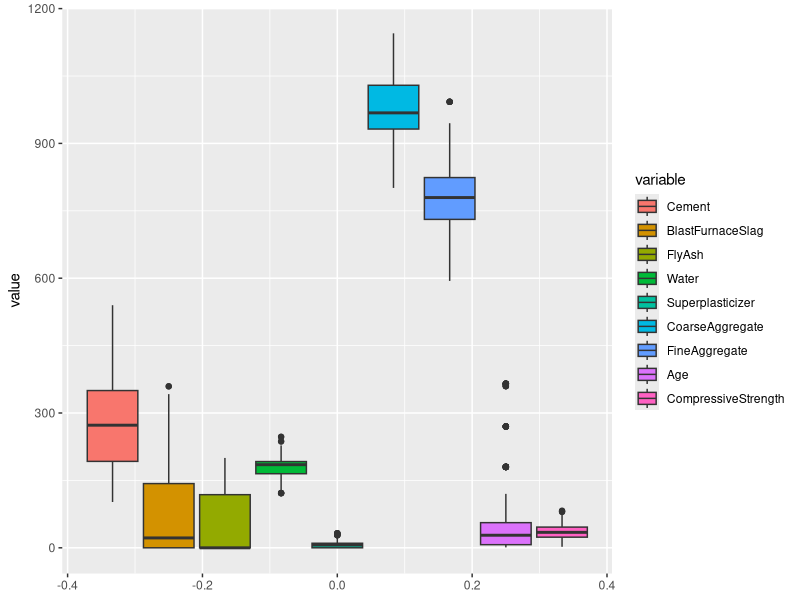
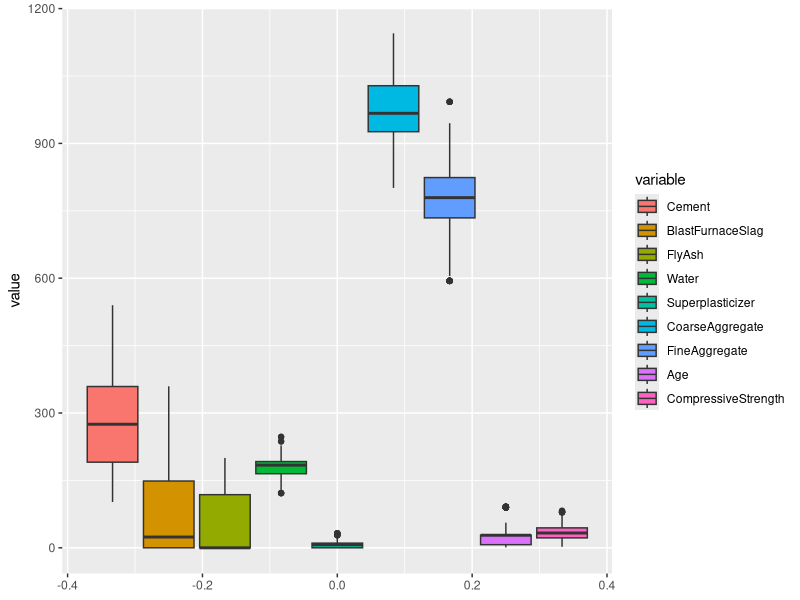

Reproduce these figures in R, in order. (Note: this script raises an error after producing the figures.)
#----------------------------------------------------------read and clean data-------------------------------------
library(readr)
Concrete <- read_delim("ConcreteData.csv", 
                       ";", escape_double = FALSE, locale = locale(decimal_mark = ",", 
                                                                   grouping_mark = "."), trim_ws = TRUE)
library(reshape2)
library(ggplot2)

ConcreteBoxplot <- melt(Concrete, measure.vars=c('Cement', 	'BlastFurnaceSlag', 	'FlyAsh', 	'Water', 	'Superplasticizer', 	'CoarseAggregate', 	'FineAggregate', 	'Age', 	'CompressiveStrength'))
ggplot(ConcreteBoxplot) + geom_boxplot(aes(y=value, fill=variable))

FelsoKerites_Age<-as.double(quantile(Concrete$Age)[4])+3*(as.double(quantile(Concrete$Age)[4])-as.double(quantile(Concrete$Age)[2]))

ConcreteOld<-Concrete
ConcreteClean<-Concrete[!(Concrete$Age>FelsoKerites_Age),]

while(nrow(ConcreteOld)!=nrow(ConcreteClean)){
  FelsoKerites_Age<-as.double(quantile(ConcreteClean$Age)[4])+3*(as.double(quantile(ConcreteClean$Age)[4])-as.double(quantile(ConcreteClean$Age)[2]))
  ConcreteOld<-ConcreteClean
  ConcreteClean<-ConcreteOld[!(ConcreteOld$Age>FelsoKerites_Age),]
}


ConcreteCleanBoxplot <- melt(ConcreteClean, measure.vars=c('Cement', 	'BlastFurnaceSlag', 	'FlyAsh', 	'Water', 	'Superplasticizer', 	'CoarseAggregate', 	'FineAggregate', 	'Age', 	'CompressiveStrength'))
ggplot(ConcreteCleanBoxplot) + geom_boxplot(aes(y=value, fill=variable))

smp_size <- floor(0.7 * nrow(ConcreteClean))

set.seed(1992)
train_ind <- sample(seq_len(nrow(ConcreteClean)), size = smp_size)

train <- ConcreteClean[train_ind, ]
test <- ConcreteClean[-train_ind, ]

#write.csv(train, file = "trainConcr.csv", row.names=FALSE)
#write.csv(test, file = "testConcr.csv", row.names=FALSE)

ConcreteTrain_X<-as.matrix(train[,1:8])
ConcreteTrain_Y<-as.matrix(train[,9])[,1]

ConcreteTest_X<-as.matrix(test[,1:8])
ConcreteTest_Y<-as.matrix(test[,9])[,1]

#---------------------------------------------------------Hybrid application---------------------------------------
eleje<-Sys.time()
best<-Hibrid(8,20,30,0.9,0.05,0.1,0.35,ConcreteTrain_X,ConcreteTrain_Y)
vege<-Sys.time()
futasido<-vege-eleje
best.mod<-ModellEpit_B(as.numeric(strsplit(best,",")[[1]]),ConcreteTrain_X,ConcreteTrain_Y)

summary(best.mod)
par(mfrow = c(2, 2), mar = c(3, 3, 2, 1), mgp = c(1.5, 0.5, 0))
plot(best.mod, page=1, scheme = 1)

concurvity(best.mod)
gam.check(best.mod)

ConcreteTest_HybridPredY<-predict(best.mod,newdata=test)
Rsquared_Hybrid<-cor(ConcreteTest_Y,ConcreteTest_HybridPredY)^2 #84.479%

#----------------------------------------------------------Mass testing-------------------------------------------------
runnumber=30
eredmenyek<-matrix(nrow = runnumber,ncol = 6)

for (i in 1:runnumber) {
  eleje<-Sys.time()
  best<-Hibrid(8,20,20,0.9,0.05,0.1,0.35,ConcreteTrain_X,ConcreteTrain_Y)
  vege<-Sys.time()
  futasido<-vege-eleje
  eredmenyek[i,1]=best[1]
  eredmenyek[i,2]=best[2]
  eredmenyek[i,3]=best[3]
  eredmenyek[i,4]=best[4]
  eredmenyek[i,5]=best[5]
  eredmenyek[i,6]=futasido
}

write.csv(eredmenyek, file = "resHibrid_20190801.csv", row.names=FALSE)


#----------------------------------------------------------Hybrid metaheuristic functions--------------------------
ModellEpit=function(egyed, X, Y){
  genszam=length(egyed)
  
  kvektor<-rep(10,sum(egyed))
  SpecStatus<-FALSE
  felsokorlat<-1
  
  alapnevek<-names(as.data.frame(X))
  nevek<-character(sum(egyed))
  szamlalo=1
  for(i in 1:genszam) {
    if(egyed[i]==1){
      nevek[szamlalo]<-alapnevek[i]
      szamlalo=szamlalo+1
    }
  }
  
  adatok=as.data.frame(matrix(nrow=nrow(X),ncol = sum(egyed)))
  szamlalo=1
  for(i in 1:genszam){
    if(egyed[i]==1){
      adatok[,szamlalo]=X[,i]
      colnames(adatok)<-nevek
      szamlalo=szamlalo+1
    }
  }
  adatok$target<-Y
  
  while ((!SpecStatus)&(felsokorlat<=4)) {
    for (i in 1:length(kvektor)) {
      if (length(unique(adatok[,i]))<10) {
        kvektor[i]=length(unique(adatok[,i]))
      }
    }
    
    modelstring<-"target~"
    szamlalo=1
    for(i in 1:genszam) {
      if(egyed[i]==1){
        if (szamlalo==length(kvektor)) {
          modelstring<-paste(modelstring, "s(",alapnevek[i],",k=",kvektor[szamlalo],")", sep="")
        } else {
          modelstring<-paste(modelstring,"s(",alapnevek[i],",k=",kvektor[szamlalo],")+", sep="")
        }
        szamlalo=szamlalo+1
      }
    }
    
    library(mgcv)
    gam.mod<-gam(as.formula(modelstring),family="gaussian",data=adatok, method="REML")
    ellen<-mgcv:::k.check(gam.mod)
    
    SpecStatus<-TRUE
    for (i in 1:length(kvektor)) {
      if (((ellen[i,1]-ellen[i,2])<3)&(ellen[i,4]<0.05)) {
        SpecStatus<-FALSE
        kvektor[i]=kvektor[i]+5
      }
    }
    felsokorlat=felsokorlat+1
  }
  
  szumma<-summary(gam.mod)
  
  akaike<-szumma$r.sq
  pvals<-szumma$s.pv[3]
  szignif<-TRUE
  for(i in 1:length(szumma$s.pv)){
    if(szumma$s.pv[i]>0.05){szignif<-FALSE
    break}
  }
  vifre<-TRUE
  tryCatch({
    konkurv<-concurvity(gam.mod)[1,]
    for(i in 2:length(konkurv)){
      if(konkurv[i]>0.5) {vifre<-FALSE
      break}
    }
  }, warning = function(w) {
    
  }, error = function(e) {
    vifre<-FALSE
  }, finally = {
    
  })
  
  return(c(akaike,szignif, vifre))
}

Hibrid=function(genszam,pop_meret,maxlepes,mutacio, HMCR, vegmutacio, vegHMCR, X, Y){
  
  populacio<-matrix(nrow = pop_meret,ncol = 4)
  
  for (i in 1:pop_meret){
    egyed.akt=rbinom(genszam,1,1/2)
    #print(egyed.akt)
    #flush.console()
    if(sum(egyed.akt)==0){
      populacio[i,1]=toString(egyed.akt)
      populacio[i,2]=-200000
      populacio[i,3]=0
      populacio[i,4]=0
    } else{
      mod.out<-ModellEpit(egyed.akt,X,Y)
      populacio[i,1]=toString(egyed.akt)
      populacio[i,2]=mod.out[1]
      populacio[i,3]=mod.out[2]
      populacio[i,4]=mod.out[3]
    }
  }
  populacio<-populacio[order(populacio[,2],decreasing=TRUE),]
  
  fitneszeddig=0
  konvergszamlalo=0
  HMCRszorzo=(vegHMCR/HMCR)^(1/(maxlepes-1))
  mutacioszoro=(vegmutacio/mutacio)^(1/(maxlepes-1))
  
  for(index in 1:maxlepes){
    
    legjobb<-populacio[1,]
    
    if(as.numeric(legjobb[2])==fitneszeddig){
      konvergszamlalo=konvergszamlalo+1
      if(konvergszamlalo==5){
        break
      }
    } else{
      fitneszeddig=as.numeric(legjobb[2])
      konvergszamlalo=0
    }
    
    if(sum(as.numeric(populacio[,3]))==0){
      atlagfit<-mean(as.numeric(populacio[,2]))
    } else{
      atlagfit<-sum(as.numeric(populacio[,2])*as.numeric(populacio[,3])*as.numeric(populacio[,4]))/sum(as.numeric(populacio[,3])*as.numeric(populacio[,4]))
    }
    ujpop<-matrix(nrow = pop_meret,ncol = 4)
    szamlalo=1
    for(j in 1:pop_meret){
      if(as.numeric(populacio[j,2])>atlagfit && as.numeric(populacio[j,3])==1 && as.numeric(populacio[j,4])==1){
        ujpop[szamlalo,1]=populacio[j,1]
        ujpop[szamlalo,2]=populacio[j,2]
        ujpop[szamlalo,3]=populacio[j,3]
        ujpop[szamlalo,4]=populacio[j,4]
        szamlalo=szamlalo+1
      }
    }
    
    startIndex=szamlalo
    
    for(j in startIndex:pop_meret){
      if(runif(1,0,1)<HMCR){
        valasztott=floor(runif(1, 1,startIndex))
        if(startIndex==1){
          ujpop[j,1]=legjobb[1]
        } else {
          ujpop[j,1]=populacio[valasztott,1]
        }
        ujegyed<-strsplit(ujpop[j,1],",")[[1]]
        for(k in 1:genszam){
          if(runif(1,0,1)<mutacio){
            if(ujegyed[k]==0){ujegyed[k]<-1}else{ujegyed[k]<-0}
          }
        }
        ujpop[j,1]=toString(ujegyed)
      } else{
        ujpop[j,1]=toString(rbinom(genszam,1,1/2))
      }
      egyed.akt=as.numeric(strsplit(ujpop[j,1],",")[[1]])
      #print(j)
      #print(egyed.akt)
      #flush.console()
      if(sum(egyed.akt)==0){
        ujpop[j,2]=-200000
        ujpop[j,3]=0
        ujpop[j,4]=0
      } else{
        mod.out<-ModellEpit(egyed.akt,X,Y)
        ujpop[j,2]=mod.out[1]
        ujpop[j,3]=mod.out[2]
        ujpop[j,4]=mod.out[3]
      }
    }
    
    populacio<-ujpop[order(ujpop[,4],ujpop[,3],ujpop[,2],decreasing=TRUE),]
    
    print(index)
    flush.console()
    
    HMCR=HMCR*HMCRszorzo
    mutacio=mutacio*mutacioszoro
  }
  return(c(legjobb, konvergszamlalo))
}

ModellEpit_B=function(egyed, X, Y){
  genszam=length(egyed)
  
  kvektor<-rep(10,sum(egyed))
  SpecStatus<-FALSE
  
  alapnevek<-names(as.data.frame(X))
  nevek<-character(sum(egyed))
  szamlalo=1
  for(i in 1:genszam) {
    if(egyed[i]==1){
      nevek[szamlalo]<-alapnevek[i]
      szamlalo=szamlalo+1
    }
  }
  
  adatok=as.data.frame(matrix(nrow=nrow(X),ncol = sum(egyed)))
  szamlalo=1
  for(i in 1:genszam){
    if(egyed[i]==1){
      adatok[,szamlalo]=X[,i]
      colnames(adatok)<-nevek
      szamlalo=szamlalo+1
    }
  }
  adatok$target<-Y
  
  while (!SpecStatus) {
    for (i in 1:length(kvektor)) {
      if (length(unique(adatok[,i]))<10) {
        kvektor[i]=length(unique(adatok[,i]))
      }
    }
    
    modelstring<-"target~"
    szamlalo=1
    for(i in 1:genszam) {
      if(egyed[i]==1){
        if (szamlalo==length(kvektor)) {
          modelstring<-paste(modelstring, "s(",alapnevek[i],",k=",kvektor[szamlalo],")", sep="")
        } else {
          modelstring<-paste(modelstring,"s(",alapnevek[i],",k=",kvektor[szamlalo],")+", sep="")
        }
        szamlalo=szamlalo+1
      }
    }
    
    library(mgcv)
    gam.mod<-gam(as.formula(modelstring),family="gaussian",data=adatok, method="REML")
    ellen<-mgcv:::k.check(gam.mod)
    
    SpecStatus<-TRUE
    for (i in 1:length(kvektor)) {
      if (((ellen[i,1]-ellen[i,2])<3)&(ellen[i,4]<0.05)) {
        SpecStatus<-FALSE
        kvektor[i]=kvektor[i]+5
      }
    }
  }
  
  return(gam.mod)
}